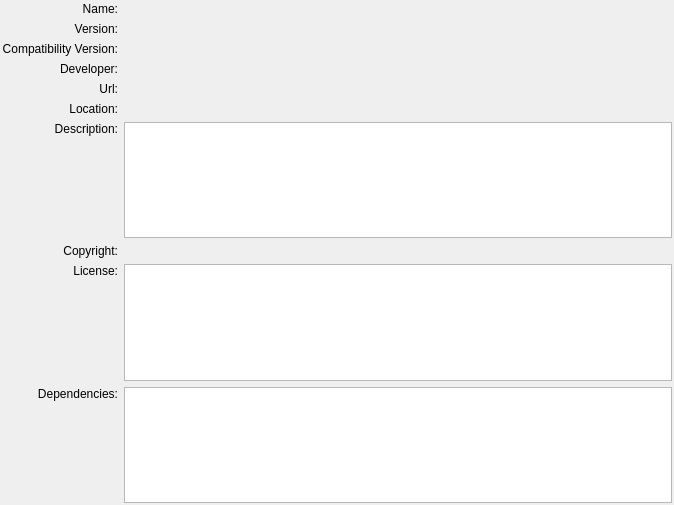
<?xml version="1.0" encoding="UTF-8"?>
<ui version="4.0">
 <class>ExtensionSystem::Internal::PluginDetailsView</class>
 <widget class="QWidget" name="ExtensionSystem::Internal::PluginDetailsView">
  <property name="geometry">
   <rect>
    <x>0</x>
    <y>0</y>
    <width>674</width>
    <height>505</height>
   </rect>
  </property>
  <layout class="QGridLayout">
   <property name="margin">
    <number>2</number>
   </property>
   <item row="0" column="0">
    <widget class="QLabel" name="label">
     <property name="text">
      <string>Name:</string>
     </property>
     <property name="alignment">
      <set>Qt::AlignRight|Qt::AlignTrailing|Qt::AlignVCenter</set>
     </property>
    </widget>
   </item>
   <item row="0" column="1">
    <widget class="QLabel" name="name"/>
   </item>
   <item row="1" column="0">
    <widget class="QLabel" name="label_2">
     <property name="text">
      <string>Version:</string>
     </property>
     <property name="alignment">
      <set>Qt::AlignRight|Qt::AlignTrailing|Qt::AlignVCenter</set>
     </property>
    </widget>
   </item>
   <item row="1" column="1">
    <widget class="QLabel" name="version"/>
   </item>
   <item row="2" column="0">
    <widget class="QLabel" name="label_3">
     <property name="text">
      <string>Compatibility Version:</string>
     </property>
     <property name="alignment">
      <set>Qt::AlignRight|Qt::AlignTrailing|Qt::AlignVCenter</set>
     </property>
    </widget>
   </item>
   <item row="2" column="1">
    <widget class="QLabel" name="compatVersion"/>
   </item>
   <item row="3" column="0">
    <widget class="QLabel" name="label_4">
     <property name="text">
      <string>Developer:</string>
     </property>
     <property name="alignment">
      <set>Qt::AlignRight|Qt::AlignTrailing|Qt::AlignVCenter</set>
     </property>
    </widget>
   </item>
   <item row="3" column="1">
    <widget class="QLabel" name="vendor"/>
   </item>
   <item row="4" column="0">
    <widget class="QLabel" name="label_6">
     <property name="text">
      <string>Url:</string>
     </property>
     <property name="alignment">
      <set>Qt::AlignRight|Qt::AlignTrailing|Qt::AlignVCenter</set>
     </property>
    </widget>
   </item>
   <item row="4" column="1">
    <widget class="QLabel" name="url">
     <property name="openExternalLinks">
      <bool>true</bool>
     </property>
    </widget>
   </item>
   <item row="5" column="0">
    <widget class="QLabel" name="label_7">
     <property name="text">
      <string>Location:</string>
     </property>
     <property name="alignment">
      <set>Qt::AlignRight|Qt::AlignTrailing|Qt::AlignVCenter</set>
     </property>
    </widget>
   </item>
   <item row="5" column="1">
    <widget class="QLabel" name="location">
     <property name="wordWrap">
      <bool>false</bool>
     </property>
    </widget>
   </item>
   <item row="6" column="0">
    <layout class="QVBoxLayout">
     <item>
      <widget class="QLabel" name="label_8">
       <property name="text">
        <string>Description:</string>
       </property>
       <property name="alignment">
        <set>Qt::AlignRight|Qt::AlignTrailing|Qt::AlignVCenter</set>
       </property>
      </widget>
     </item>
     <item>
      <spacer>
       <property name="orientation">
        <enum>Qt::Vertical</enum>
       </property>
       <property name="sizeHint" stdset="0">
        <size>
         <width>20</width>
         <height>40</height>
        </size>
       </property>
      </spacer>
     </item>
    </layout>
   </item>
   <item row="6" column="1">
    <widget class="QTextEdit" name="description">
     <property name="tabChangesFocus">
      <bool>true</bool>
     </property>
     <property name="readOnly">
      <bool>true</bool>
     </property>
    </widget>
   </item>
   <item row="7" column="0">
    <widget class="QLabel" name="label_5">
     <property name="text">
      <string>Copyright:</string>
     </property>
     <property name="alignment">
      <set>Qt::AlignRight|Qt::AlignTrailing|Qt::AlignVCenter</set>
     </property>
    </widget>
   </item>
   <item row="7" column="1">
    <widget class="QLabel" name="copyright"/>
   </item>
   <item row="8" column="0">
    <layout class="QVBoxLayout">
     <item>
      <widget class="QLabel" name="label_9">
       <property name="text">
        <string>License:</string>
       </property>
       <property name="alignment">
        <set>Qt::AlignRight|Qt::AlignTrailing|Qt::AlignVCenter</set>
       </property>
      </widget>
     </item>
     <item>
      <spacer>
       <property name="orientation">
        <enum>Qt::Vertical</enum>
       </property>
       <property name="sizeHint" stdset="0">
        <size>
         <width>17</width>
         <height>13</height>
        </size>
       </property>
      </spacer>
     </item>
    </layout>
   </item>
   <item row="8" column="1">
    <widget class="QTextEdit" name="license">
     <property name="tabChangesFocus">
      <bool>true</bool>
     </property>
     <property name="readOnly">
      <bool>true</bool>
     </property>
    </widget>
   </item>
   <item row="9" column="0">
    <layout class="QVBoxLayout">
     <item>
      <widget class="QLabel" name="label_10">
       <property name="text">
        <string>Dependencies:</string>
       </property>
       <property name="alignment">
        <set>Qt::AlignRight|Qt::AlignTrailing|Qt::AlignVCenter</set>
       </property>
      </widget>
     </item>
     <item>
      <spacer>
       <property name="orientation">
        <enum>Qt::Vertical</enum>
       </property>
       <property name="sizeHint" stdset="0">
        <size>
         <width>20</width>
         <height>40</height>
        </size>
       </property>
      </spacer>
     </item>
    </layout>
   </item>
   <item row="9" column="1">
    <widget class="QListWidget" name="dependencies"/>
   </item>
  </layout>
 </widget>
 <resources/>
 <connections/>
</ui>
